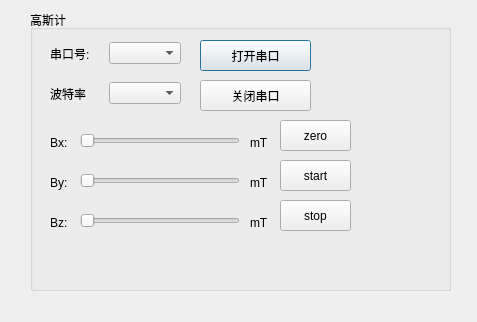
<?xml version="1.0" encoding="UTF-8"?>
<ui version="4.0">
 <class>GaussDialog</class>
 <widget class="QDialog" name="GaussDialog">
  <property name="geometry">
   <rect>
    <x>0</x>
    <y>0</y>
    <width>477</width>
    <height>322</height>
   </rect>
  </property>
  <property name="font">
   <font>
    <family>Microsoft YaHei UI</family>
   </font>
  </property>
  <property name="windowTitle">
   <string>高斯计</string>
  </property>
  <widget class="QGroupBox" name="groupBox">
   <property name="geometry">
    <rect>
     <x>30</x>
     <y>10</y>
     <width>421</width>
     <height>281</height>
    </rect>
   </property>
   <property name="title">
    <string>高斯计</string>
   </property>
   <widget class="QWidget" name="layoutWidget_4">
    <property name="geometry">
     <rect>
      <x>20</x>
      <y>30</y>
      <width>131</width>
      <height>27</height>
     </rect>
    </property>
    <layout class="QHBoxLayout" name="horizontalLayout">
     <item>
      <widget class="QLabel" name="serialNumLabel">
       <property name="text">
        <string>串口号:</string>
       </property>
      </widget>
     </item>
     <item>
      <widget class="QComboBox" name="comboBoxSeriNum"/>
     </item>
    </layout>
   </widget>
   <widget class="QWidget" name="layoutWidget">
    <property name="geometry">
     <rect>
      <x>20</x>
      <y>70</y>
      <width>131</width>
      <height>27</height>
     </rect>
    </property>
    <layout class="QHBoxLayout" name="horizontalLayout_2">
     <item>
      <widget class="QLabel" name="label_2">
       <property name="text">
        <string>波特率</string>
       </property>
      </widget>
     </item>
     <item>
      <widget class="QComboBox" name="comboBoxBaudRate">
       <property name="enabled">
        <bool>true</bool>
       </property>
      </widget>
     </item>
    </layout>
   </widget>
   <widget class="QPushButton" name="openConnButton">
    <property name="geometry">
     <rect>
      <x>170</x>
      <y>30</y>
      <width>111</width>
      <height>31</height>
     </rect>
    </property>
    <property name="font">
     <font>
      <pointsize>9</pointsize>
     </font>
    </property>
    <property name="text">
     <string>打开串口</string>
    </property>
   </widget>
   <widget class="QPushButton" name="closeConnButton">
    <property name="geometry">
     <rect>
      <x>170</x>
      <y>70</y>
      <width>111</width>
      <height>31</height>
     </rect>
    </property>
    <property name="font">
     <font>
      <pointsize>9</pointsize>
     </font>
    </property>
    <property name="text">
     <string>关闭串口</string>
    </property>
   </widget>
   <widget class="QLabel" name="label_3">
    <property name="geometry">
     <rect>
      <x>20</x>
      <y>120</y>
      <width>21</width>
      <height>25</height>
     </rect>
    </property>
    <property name="text">
     <string>Bx:</string>
    </property>
   </widget>
   <widget class="QSlider" name="horizontalSlider">
    <property name="geometry">
     <rect>
      <x>50</x>
      <y>120</y>
      <width>160</width>
      <height>22</height>
     </rect>
    </property>
    <property name="orientation">
     <enum>Qt::Horizontal</enum>
    </property>
   </widget>
   <widget class="QPushButton" name="openConnButton_2">
    <property name="geometry">
     <rect>
      <x>250</x>
      <y>110</y>
      <width>71</width>
      <height>31</height>
     </rect>
    </property>
    <property name="font">
     <font>
      <pointsize>9</pointsize>
     </font>
    </property>
    <property name="text">
     <string>zero</string>
    </property>
   </widget>
   <widget class="QLabel" name="label_4">
    <property name="geometry">
     <rect>
      <x>20</x>
      <y>160</y>
      <width>21</width>
      <height>25</height>
     </rect>
    </property>
    <property name="text">
     <string>By:</string>
    </property>
   </widget>
   <widget class="QPushButton" name="openConnButton_3">
    <property name="geometry">
     <rect>
      <x>250</x>
      <y>150</y>
      <width>71</width>
      <height>31</height>
     </rect>
    </property>
    <property name="font">
     <font>
      <pointsize>9</pointsize>
     </font>
    </property>
    <property name="text">
     <string>start</string>
    </property>
   </widget>
   <widget class="QSlider" name="horizontalSlider_2">
    <property name="geometry">
     <rect>
      <x>50</x>
      <y>160</y>
      <width>160</width>
      <height>22</height>
     </rect>
    </property>
    <property name="orientation">
     <enum>Qt::Horizontal</enum>
    </property>
   </widget>
   <widget class="QPushButton" name="openConnButton_4">
    <property name="geometry">
     <rect>
      <x>250</x>
      <y>190</y>
      <width>71</width>
      <height>31</height>
     </rect>
    </property>
    <property name="font">
     <font>
      <pointsize>9</pointsize>
     </font>
    </property>
    <property name="text">
     <string>stop</string>
    </property>
   </widget>
   <widget class="QLabel" name="label_5">
    <property name="geometry">
     <rect>
      <x>20</x>
      <y>200</y>
      <width>21</width>
      <height>25</height>
     </rect>
    </property>
    <property name="text">
     <string>Bz:</string>
    </property>
   </widget>
   <widget class="QSlider" name="horizontalSlider_3">
    <property name="geometry">
     <rect>
      <x>50</x>
      <y>200</y>
      <width>160</width>
      <height>22</height>
     </rect>
    </property>
    <property name="orientation">
     <enum>Qt::Horizontal</enum>
    </property>
   </widget>
   <widget class="QLabel" name="label_6">
    <property name="geometry">
     <rect>
      <x>220</x>
      <y>200</y>
      <width>21</width>
      <height>25</height>
     </rect>
    </property>
    <property name="text">
     <string>mT</string>
    </property>
   </widget>
   <widget class="QLabel" name="label_7">
    <property name="geometry">
     <rect>
      <x>220</x>
      <y>160</y>
      <width>21</width>
      <height>25</height>
     </rect>
    </property>
    <property name="text">
     <string>mT</string>
    </property>
   </widget>
   <widget class="QLabel" name="label_8">
    <property name="geometry">
     <rect>
      <x>220</x>
      <y>120</y>
      <width>21</width>
      <height>25</height>
     </rect>
    </property>
    <property name="text">
     <string>mT</string>
    </property>
   </widget>
  </widget>
 </widget>
 <resources/>
 <connections/>
</ui>
